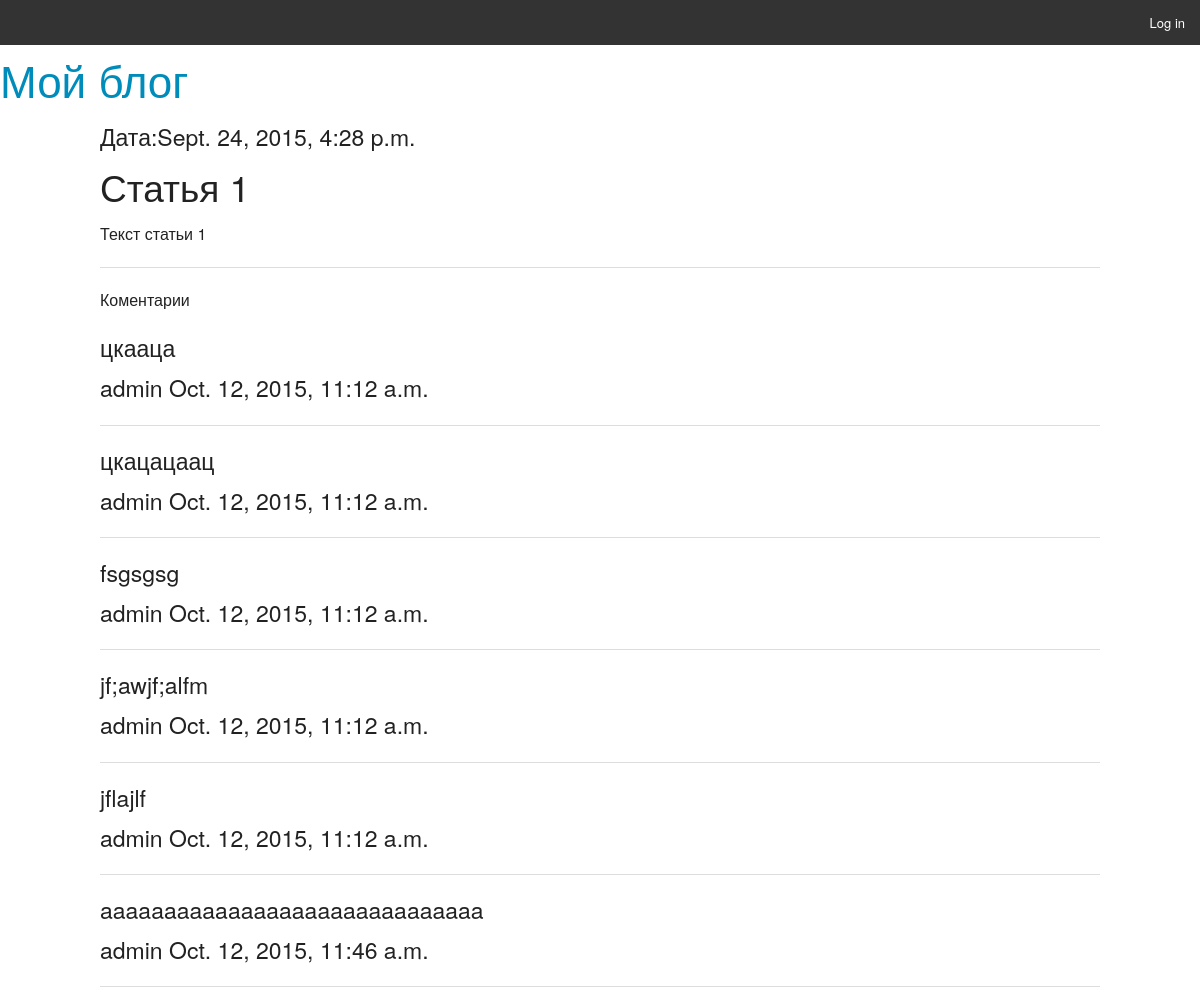
/basicview/posts/get/1/, run on the app's committed database.
### WebApplic/models.py (models this page shows)
class Post(models.Model):
    class Meta:
        db_table = "Posts"
    title = models.CharField(max_length=100)
    text = models.TextField()
    date = models.DateTimeField()
    likes = models.IntegerField(default=0)

class Comment(models.Model):
    class Meta:
        db_table = "Comments"
    author = models.ForeignKey(User)
    text = models.TextField()
    date = models.DateTimeField()
    post = models.ForeignKey(Post)

### WebApplic/views.py (the view)
# urls.py: url(r'^posts/get/(?P<post_id>\d+)/$', 'WebApplic.views.post'),
def post(request, post_id=1):
    comment_form = CommentForm
    args = {}
    args.update(csrf(request))
    args['post'] = Post.objects.get(id=post_id)
    args['comments'] = Comment.objects.filter(post_id=post_id)
    args['form'] = comment_form
    args['username'] = auth.get_user(request).username
    return  render_to_response('post.html', args)

### WebApplic/templates/post.html (shortened to what this page needs)
{% extends 'main.html' %}
{% block post %}
<h4>Дата:{{ post.date }}</h4>
<h2>{{ post.title }}</h2>
<p>{{ post.text}}</p>
<hr>
<p>Коментарии</p>
{% for comment in comments %}
    <h4>{{ comment.text }}</h4>
    <h4>{{ comment.author.username }}    {{ comment.date }}</h4>
    <hr>
{% endfor %}
{% endblock %}

### data on the page
Post: date "Sept. 24, 2015, 4:28 p.m.", title "Статья 1", text "Текст статьи 1"
Comment: text "цкааца", author.username "admin", date "Oct. 12, 2015, 11:12 a.m."
Comment: text "цкацацаац", author.username "admin", date "Oct. 12, 2015, 11:12 a.m."
Comment: text "fsgsgsg", author.username "admin", date "Oct. 12, 2015, 11:12 a.m."
Comment: text "jf;awjf;alfm", author.username "admin", date "Oct. 12, 2015, 11:12 a.m."
Comment: text "jflajlf", author.username "admin", date "Oct. 12, 2015, 11:12 a.m."
Comment: text "aaaaaaaaaaaaaaaaaaaaaaaaaaaaaa", author.username "admin", date "Oct. 12, 2015, 11:46 a.m."
